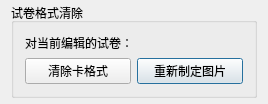
<?xml version="1.0" encoding="UTF-8"?>
<ui version="4.0">
 <class>ClearDlg</class>
 <widget class="QDialog" name="ClearDlg">
  <property name="geometry">
   <rect>
    <x>0</x>
    <y>0</y>
    <width>268</width>
    <height>82</height>
   </rect>
  </property>
  <property name="windowTitle">
   <string>ClearDlg</string>
  </property>
  <layout class="QGridLayout" name="gridLayout">
   <property name="topMargin">
    <number>3</number>
   </property>
   <property name="bottomMargin">
    <number>6</number>
   </property>
   <item row="0" column="0">
    <widget class="QGroupBox" name="groupBox">
     <property name="title">
      <string>试卷格式清除</string>
     </property>
     <layout class="QGridLayout" name="gridLayout_2">
      <item row="1" column="1">
       <widget class="QPushButton" name="changePicBtn">
        <property name="text">
         <string>重新制定图片</string>
        </property>
       </widget>
      </item>
      <item row="1" column="0">
       <widget class="QPushButton" name="clearBtn">
        <property name="text">
         <string>清除卡格式</string>
        </property>
       </widget>
      </item>
      <item row="0" column="0" colspan="2">
       <widget class="QLabel" name="label">
        <property name="text">
         <string>对当前编辑的试卷：</string>
        </property>
       </widget>
      </item>
     </layout>
    </widget>
   </item>
  </layout>
 </widget>
 <layoutdefault spacing="6" margin="11"/>
 <resources/>
 <connections/>
</ui>
